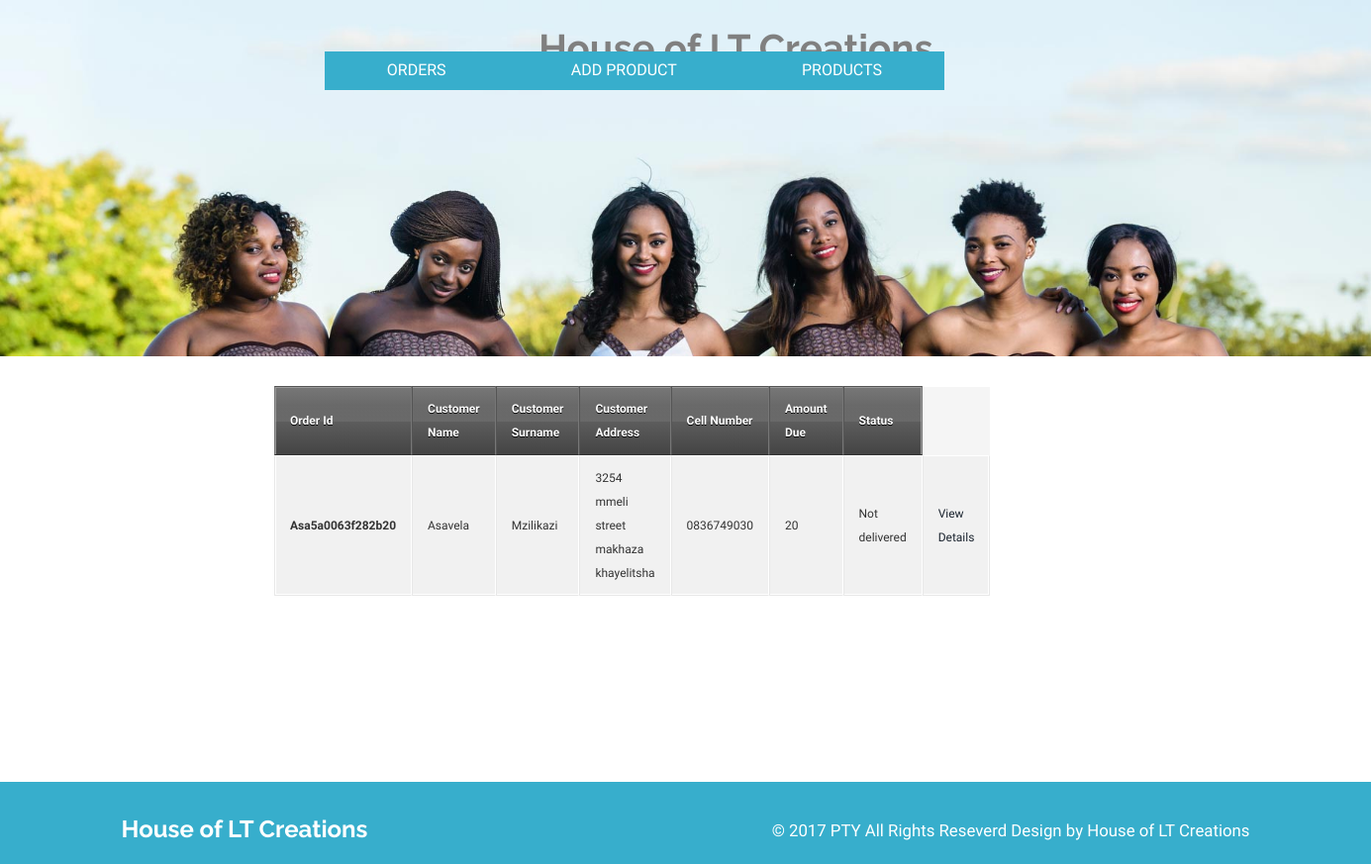
Screenshot of /Admin/Admin.php with the database file from the repository.
### tables this page shows
CREATE TABLE IF NOT EXISTS `orders` (
  `orderId` varchar(100) NOT NULL,
  `customerName` varchar(100) NOT NULL,
  `customerSurname` varchar(100) NOT NULL,
  `customerAddress` varchar(100) NOT NULL,
  `phoneNumber` varchar(200) NOT NULL,
  `amountDue` varchar(100) NOT NULL,
  `status` varchar(100) NOT NULL,
  PRIMARY KEY (`orderId`)
);

### Admin/AdminFunctions.php (the view, shortened to what this page needs)
<?php
  function viewOrders(){
  	 require "../connect.php";
  	 $query = "Select*  from  orders";
	 $rows = $conn->query($query);
	 echo "<table>
	  <tbody>
		  <thead>
		    <tr>
		      <th>Order Id</th>
		      <th>Customer Name</th>
		      <th>Customer Surname</th>
		      <th>Customer Address</th>
		      <th>Cell Number</th>
		      <th>Amount Due</th>
		      <th>Status</th>
		    </tr>
  	</thead>";
	 foreach($rows as $row){
	 	$orderId = $row["orderId"];
	 	$customerName = $row["customerName"];
	 	$customerSurname = $row["customerSurname"];
	 	$customerAddress = $row["customerAddress"];
	 	$phoneNumber = $row["phoneNumber"];
	 	$amountDue = $row["amountDue"];
	 	$status = $row["status"];
		echo"<tr>
	      <td><strong>".$orderId."</strong></td>
	      <td>".$customerName."</td>
	      <td>".$customerSurname."</td>
	      <td>".$customerAddress."</td>
	      <td>".$phoneNumber."</td>
	      <td>".$amountDue."</td>
	      <td>".$status."</td>
	      <td><a href = 'Admin.php?action=ViewOrderDetails&orderId=".$orderId."'>View Details</a></td>
	    </tr>";
	 }
 echo "</tbody>
</table>";
  }
?>

### css/style.css (style rules this page uses)
strong { font-weight: bold; }
table { background: #f5f5f5; border-collapse: separate; box-shadow: inset 0 1px 0 #fff; font-size: 12px; line-height: 24px; margin: 30px auto; text-align: left; width: 800px; }
th { background: url(http://jackrugile.com/images/misc/noise-diagonal.png), linear-gradient(#777, #444); border-left: 1px solid #555; border-right: 1px solid #777; border-top: 1px solid #555; border-bottom: 1px solid #333; box-shadow: inset 0 1px 0 #999; color: #fff; font-weight: bold; padding: 10px 15px; position: relative; text-shadow: 0 1px 0 #000; }
th:after { background: linear-gradient(rgba(255,255,255,0), rgba(255,255,255,.08)); content: ''; display: block; height: 25%; left: 0; margin: 1px 0 0 0; position: absolute; top: 25%; width: 100%; }
th:first-child { border-left: 1px solid #777; box-shadow: inset 1px 1px 0 #999; }
th:last-child { box-shadow: inset -1px 1px 0 #999; }
td { border-right: 1px solid #fff; border-left: 1px solid #e8e8e8; border-top: 1px solid #fff; border-bottom: 1px solid #e8e8e8; padding: 10px 15px; position: relative; transition: all 300ms; }
td:first-child { box-shadow: inset 1px 0 0 #fff; }
td:last-child { border-right: 1px solid #e8e8e8; box-shadow: inset -1px 0 0 #fff; }
tr { background: url(http://jackrugile.com/images/misc/noise-diagonal.png); }
tr:nth-child(odd) td { background: #f1f1f1 url(http://jackrugile.com/images/misc/noise-diagonal.png); }
tr:last-of-type td { box-shadow: inset 0 -1px 0 #fff; }
tr:last-of-type td:first-child { box-shadow: inset 1px -1px 0 #fff; }
tr:last-of-type td:last-child { box-shadow: inset -1px -1px 0 #fff; }
body { font-family: 'Arimo', sans-serif; background: #fff; margin:0; }
body a { transition:0.5s all; -webkit-transition:0.5s all; -moz-transition:0.5s all; -o-transition:0.5s all; -ms-transition:0.5s all; }

### css/component.css (style rules this page uses)
*, *:after, *::before { -webkit-box-sizing: border-box; -moz-box-sizing: border-box; box-sizing: border-box; }

### rows the page displays
orders: orderId "Asa5a0063f282b20", customerName "Asavela", customerSurname "Mzilikazi", customerAddress "3254 mmeli street makhaza khayelitsha", phoneNumber "0836749030", amountDue "20", status "Not delivered"
